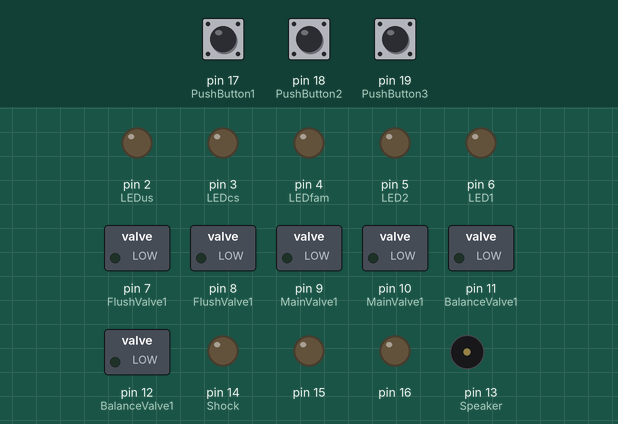
Recording of a sketch running on a simulated Arduino Uno, built with avr-gcc and run on an emulated ATmega328P. On the bench: switched loads named in the sketch (green lamp = pin HIGH), output pins drawn as LEDs (lit = HIGH), buzzer (waves = sounding). The inputs (shaded band) are chosen by the test bench; at power-on: pin 17 (PushButton1) HIGH, pin 18 (PushButton2) HIGH, pin 19 (PushButton3) HIGH.

Above: at 1.2 s.
1.3 s: pin 17 (PushButton1) pulled LOW for 1 s
At 1.56 s:
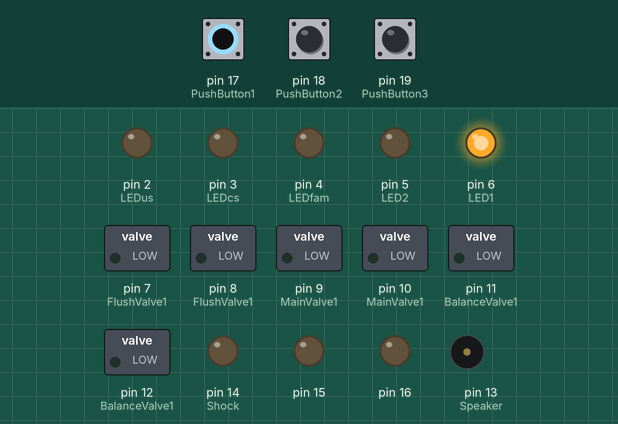
At 2.4 s:
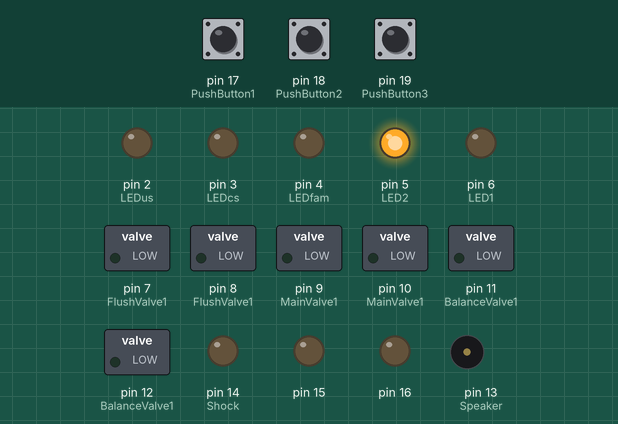
3.8 s: pin 18 (PushButton2) pulled LOW for 0.15 s
At 4.3 s:
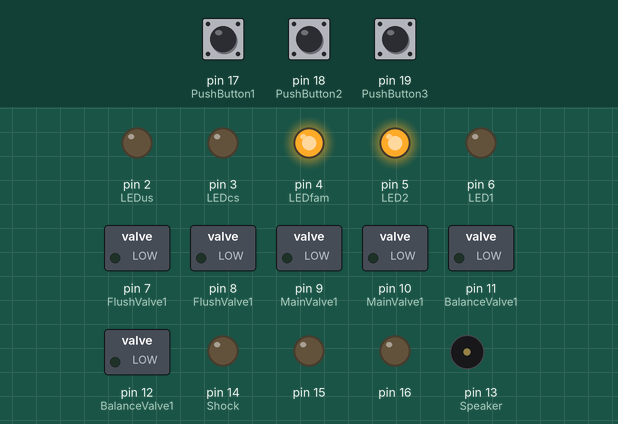
Timing chart, 0 to 20.3 s (numbered marks = the images above; inputs shaded):
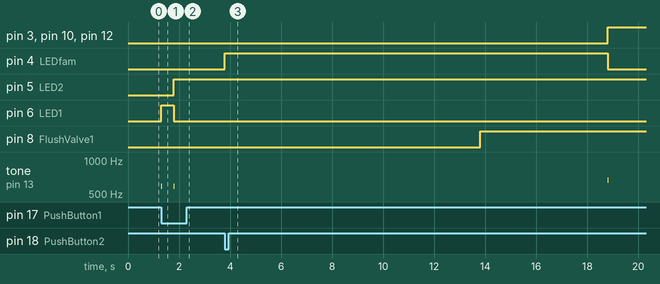

Measured:
- after the input at 1.3 s, pin 5 (LED2): LOW → HIGH after 0.50 s; pin 6 (LED1): LOW → HIGH at once, → LOW 0.50 s later; tone on pin 13 (Speaker): alternates 587 Hz for 0.02 s and silent for 0.48 s, 4 changes in all, then stays silent, starting at once
- after the input at 3.8 s, pin 3 (LEDcs), pin 10 (MainValve1), pin 12 (BalanceValve1): LOW → HIGH after 15.0 s; pin 4 (LEDfam): LOW → HIGH at once, → LOW 15.0 s later; pin 8 (FlushValve1): LOW → HIGH after 10.0 s; tone on pin 13 (Speaker): silent → 659 Hz after 15.0 s, → silent 0.02 s later

The sketch:

Commande_olfactometres_PER_A_B_AB.ino
```cpp
int PushButton1 = 17; // define the 3 pins at which the pressbuttons will be connected
int PushButton2 = 18;
int PushButton3 = 19;
int LED1 = 6;
int LED2 = 5;
int LEDfam = 4;
int LEDcs = 3;
int LEDus = 2;
int Shock = 14;

int Familiarization = 25000; // define the time variables vith standard values
int CsAlone = 3000;
int CsUs = 1000;
int UsAlone = 2000;
int PostFamiliariazation = 25000;
int ITIsur100 = 100;

int FlushValve1; // define the valves variables
int FlushValve2;
int MainValve1;
int MainValve2;
int BalanceValve1;
int BalanceValve2;
int Speaker = 13;
int X; // define the odor loading variable
int ProgramNumber = 1;

void setup() {
  // put your setup code here, to run once:
    pinMode(PushButton1, INPUT_PULLUP);
    pinMode(PushButton2, INPUT_PULLUP);
    pinMode(PushButton3, INPUT_PULLUP);
  for (int thisPin = 2; thisPin < 17; thisPin++) {
    pinMode(thisPin, OUTPUT);
    // 2, 3, 4, 5, 6  // initiate LEDS
    // 7 and 8 and 15 are Flush Valves
    // 9 and 10 and 16 are Main Valves
    // 11 is the Balance Valve
    // 13 is the speaker
    // 14 is the shock
  }
}

void loop() {
  // put your main code here, to run repeatedly:
  int ButtonState1 = digitalRead(PushButton1);
  int ButtonState2 = digitalRead(PushButton2);
  int ButtonState3 = digitalRead(PushButton3);

  // if the button 1 is pressed, use the first programmed parameters
  if (ButtonState1 == LOW) {
    if (ProgramNumber == 1) {
      ProgramNumber = 2;
      tone(Speaker, 587.33, 20);      // Speaker plays a tone of an D5 for 20ms
      Familiarization = 15000; // in milliseconds !!!!
      CsAlone = 3000;
      CsUs = 1000;
      UsAlone = 1000;
      PostFamiliariazation = 32000;
      FlushValve1 = 7;
      FlushValve2 = 0;
      MainValve1 = 9;
      MainValve2 = 0;
      BalanceValve1 = 11;
      BalanceValve2 = 0;
      ITIsur100 = 50;
      digitalWrite(LED1, HIGH); // Switch ON the program 1 LED
      digitalWrite(LED2, LOW);  // Switch OFF the program 2 LED
     }

    else if (ProgramNumber == 2) {
      ProgramNumber = 3;
      tone(Speaker, 587.33, 20);      // Speaker plays a tone of an D5 for 20ms
      Familiarization = 15000; // in milliseconds !!!!
      CsAlone = 3000;
      CsUs = 1000;
      UsAlone = 1000;
      PostFamiliariazation = 32000;
      FlushValve1 = 8;
      FlushValve2 = 0;
      MainValve1 = 10;
      MainValve2 = 0;
      BalanceValve1 = 12;
      BalanceValve2 = 0;
      ITIsur100 = 50;
      digitalWrite(LED1, LOW); // Switch OFF the program 1 LED
      digitalWrite(LED2, HIGH);  // Switch ON the program 2 LED
    }

    else if (ProgramNumber == 3) {
      ProgramNumber = 1;
      tone(Speaker, 587.33, 20);      // Speaker plays a tone of an D5 for 20ms
      Familiarization = 15000; // in milliseconds !!!!
      CsAlone = 3000;
      CsUs = 1000;
      UsAlone = 1000;
      PostFamiliariazation = 32000;
      FlushValve1 = 7;
      FlushValve2 = 8;
      MainValve1 = 9;
      MainValve2 = 10;
      BalanceValve1 = 11;
      BalanceValve2 = 12;
      ITIsur100 = 50;
      digitalWrite(LED1, HIGH); // Switch ON the program 1 LED
      digitalWrite(LED2, HIGH);  // Switch ON the program 2 LED
    }
    delay(500);
  }

  // if button 2 is pressed, start the active sequence
  if (ButtonState2 == LOW) {
//    while(1 == 1) {
      X = Familiarization - 5000;     // The odor must be uploaded during 5s before launching
      digitalWrite(LEDfam, HIGH);         // Switch ON the Familiarization LED
      delay(X);
      digitalWrite(FlushValve1, HIGH); // Switch the Flush Valve to NC (charge the cannon with the odor)
      digitalWrite(FlushValve2, HIGH);
      delay(5000);                    // during 5s

      tone(Speaker, 659.25, 20);           // Speaker plays a tone of an E5 for 20ms
      digitalWrite(BalanceValve1, HIGH);    // switch the balance valve to NC
      digitalWrite(BalanceValve2, HIGH);
      digitalWrite(MainValve1, HIGH);  // switch the Main valve to NC
      digitalWrite(MainValve2, HIGH);
      digitalWrite(LEDfam, LOW);      // Switch OFF the Familiarization LED
      digitalWrite(LEDcs, HIGH);      // Switch ON the Cs LED
      delay(CsAlone);

      tone(Speaker, 698.46, 20);      // Speaker plays a tone of an F5 for 20ms
      digitalWrite(LEDus, HIGH);      // Switch ON the Us LED
      digitalWrite(Shock, HIGH);      // Trigger shock
      delay(CsUs);

      tone(Speaker, 783.99, 20);        // Speaker plays a tone of an G5 for 20ms
      digitalWrite(Shock, LOW);         // Stop trigger Shock (even if its pulsed)
      digitalWrite(FlushValve1, LOW);    // switch the flush valve to NO
      digitalWrite(FlushValve2, LOW);
      digitalWrite(BalanceValve1, LOW);  // switch the balance valve to NO
      digitalWrite(BalanceValve2, LOW);
      digitalWrite(MainValve1, LOW);     // switch the Main valve to NO
      digitalWrite(MainValve2, LOW);
      digitalWrite(LEDcs, LOW);         // Switch OFF the Cs LED
      delay(UsAlone);

      tone(Speaker, 880, 20);          // Speaker plays a tone of an A5
      digitalWrite(LEDus, LOW);           // Switch OFF the Us LED
      delay(PostFamiliariazation);

      int k = 1;
      tone(Speaker, 880, 20);          // Speaker plays a tone of an A5
      while (k < 51){
        digitalWrite(LEDus, HIGH);         // Switch OFF the Cs LED
        delay(ITIsur100);                   // Wait for the ITI
        digitalWrite(LEDus, LOW);
        delay(ITIsur100);
        k=k+1;
      }
      tone(Speaker, 880, 20);          // Speaker plays a tone of an A5
//    }
  }
  delay(1); // delay for stability

  // if the button 3 is pressed, use the second programmed parameters
  if (ButtonState3 == LOW) {
    tone(Speaker, 987.77, 20);      // Speaker plays a tone of an B5 for 20ms

  }
}
```
